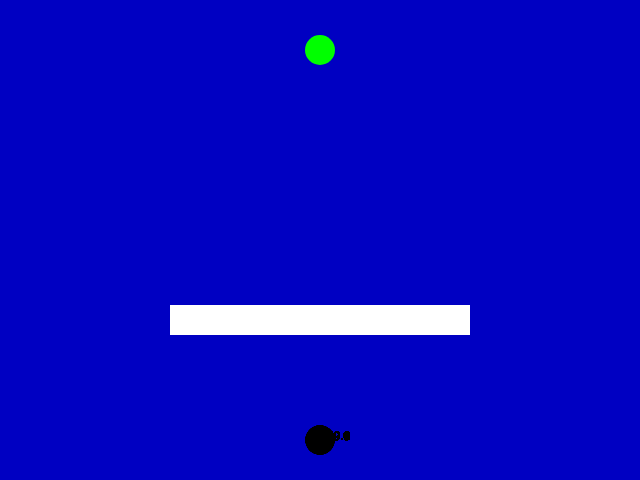
Frame 1 (no input)
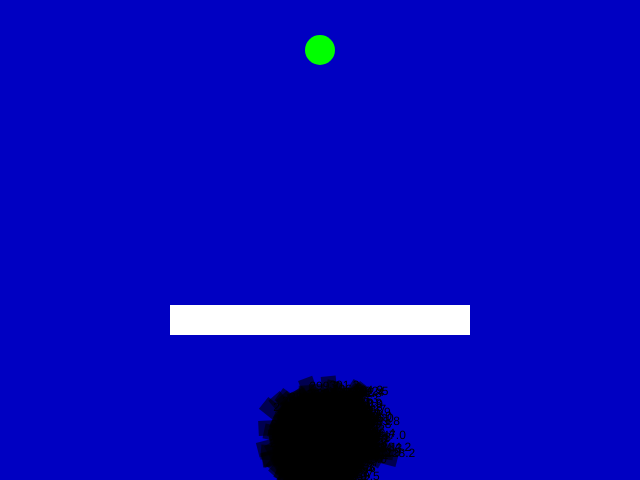
Frame 60 (no input)
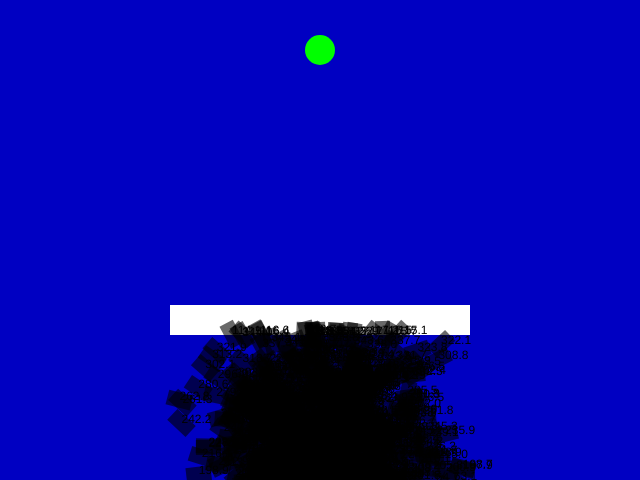
Frame 120 (the mouse pressed at the canvas centre since frame 60)

The p5.js sketch that drew these frames (run headless with seeded random() and noise() and a simulated clock; from frame 60 on, the mouse is pressed at the canvas centre):

// p5.js sketch
// ── sketch.js
const LIFE_SPAN = 600; 
const POP_SIZE = 750;
const REWARD_MULT = 10;
const PUNISH_DIV = 3;
const MUTATION_RATE = 0.1; 

let count = 0;


function setup() {
    createCanvas(640,480);
    population = new Population(LIFE_SPAN, POP_SIZE, REWARD_MULT, PUNISH_DIV);
}

function draw() {
    
    background(0, 0, 194);
    population.run(count);
    count++;
    
    if(count == LIFE_SPAN){
        count = 0;
    }
}
// ── DNA.js
class DNA {
    constructor(length) {
        this.genes=[];
        
        for(let i = 0; i < length; i++){
            this.genes[i] = p5.Vector.random2D();
            this.genes[i].setMag(.1);
        }        
    }

    generateMergedDNA(mutationRate, parentA, parentB){

        let tempGenes = [];

        for(let i = 0; i < parentA.dna.genes.length; i++){
            let p = int(random());
            tempGenes.push(p ? parentA.dna.genes[i] : parentB.dna.genes[i]);

            let shouldMutate = random();

            if (mutationRate >shouldMutate){
               tempGenes[i] = p5.Vector.random2D();
               tempGenes[i].setMag(0.1)
            }
        }
        this.genes = tempGenes;
    }
}
// ── Fly.js
class Fly {
    constructor(lifespan, reward, punishment, food) {
        this.pos = createVector(width/2, height-40);
        this.acc = createVector();
        this.vel = createVector();
        this.dna = new DNA(lifespan);
        this.reward = reward;
        this.punishment = punishment;
        this.food = food;
        this.fitness = 0;
        this.hitSomething = false;
    }

    calcFitness(){
        //fitness
        let distance = dist(this.pos.x, this.pos.y, this.food.pos.x, this.food.pos.y);
        this.fitness = map(distance, 0, width, width, 0);
        //apply modififers
        if(distance <= this.food.radius){
            this.fitness *= this.reward;
        }
        if(this.hitSomething){
            this.fitness /= this.punishment;
        }
    }
    update(count, wall){
        if (!this.hitSomething){
            this.applyForce(this.dna.genes[count]);
            this.vel.add(this.acc);
            this.pos.add(this.vel);
            this.acc.mult(0);
        }
        //HitEdges?
        if(this.pos.y > height || this.pos.y < 0 || this.pos.x > width || this.pos.x < 0){
            this.hitSomething = true;
        }    
        //HitWall?
        if(wall.hitWall(this.pos.x, this.pos.y)){
            this.hitSomething = true;
        }
        //HitFood?
        let distance = dist(this.pos.x, this.pos.y, this.food.pos.x, this.food.pos.y);
        if(distance < this.food.radius){
            this.hitSomething = true;
        }
        this.calcFitness();
    }
    applyForce(force){
       this.acc.add(force); 
    }

    show(){
        push();
        noStroke();
        translate(this.pos.x, this.pos.y);
        fill(0);
        text(this.fitness.toFixed(1), 0, 0);
        rotate(this.vel.heading());
        fill(0, 0, 0, 150);
        rectMode(CENTER);
        rect(0, 0, 25, 15);
        pop();
    }
}
// ── Food.js
class Food {
    constructor(x, y, radius) {
        this.pos = createVector(x, y);
        this.radius = radius;
    }
    show(){
        push();
        noStroke();
        translate(this.pos.x, this.pos.y);
        fill(0,255,0)
        ellipse(0,0,this.radius,this.radius)
        pop();
    }
}
// ── Population.js
class Population {
    constructor(lifeSpan, popSize, reward, punishment, newPopulation) {
        this.lifeSpan = lifeSpan;
        this.popSize = popSize;
        this.reward = reward;
        this.punishment = punishment;

        this.food = new Food(width/2, 50, 30);
        this.wall = new Wall(width/2, height - height/3, 300, 30);

        this.flies = [];
        this.pool = [];

        if (newPopulation === undefined){
            for(let i = 0; i < this.popSize; i++){
                this.flies[i] = new Fly(this.lifeSpan, this.reward, this.punishment, this.food);
            }
        }else{
            this.flies = newPopulation;
        }
    }
    run(count){
        this.food.show();
        this.wall.show();
        for(let i = 0; i < this.popSize; i++){
            this.flies[i].update(count, this.wall);
            this.flies[i].show();

        }

    }

}
// ── Wall.js
class Wall {
    constructor(x, y, w, h) {
        this.pos = createVector(x, y);
        this.w = w;
        this.h = h;
    }

    show(){
        push();
        noStroke();
        translate(this.pos.x, this.pos.y);
        rectMode(CENTER);
        rect(0,0,this.w, this.h);
        pop();
    }

    hitWall(flyX, flyY) {
        // Check if the flies position is within the bounds of the wall
        if (flyX > this.pos.x - this.w / 2 && flyX < this.pos.x + this.w / 2 && flyY > this.pos.y - this.h / 2 && flyY < this.pos.y + this.h / 2) {
            // If so we have hit the wall
            return true;
        } else {
            // Otherwise we haven't
            return false;
        }
    }
}
